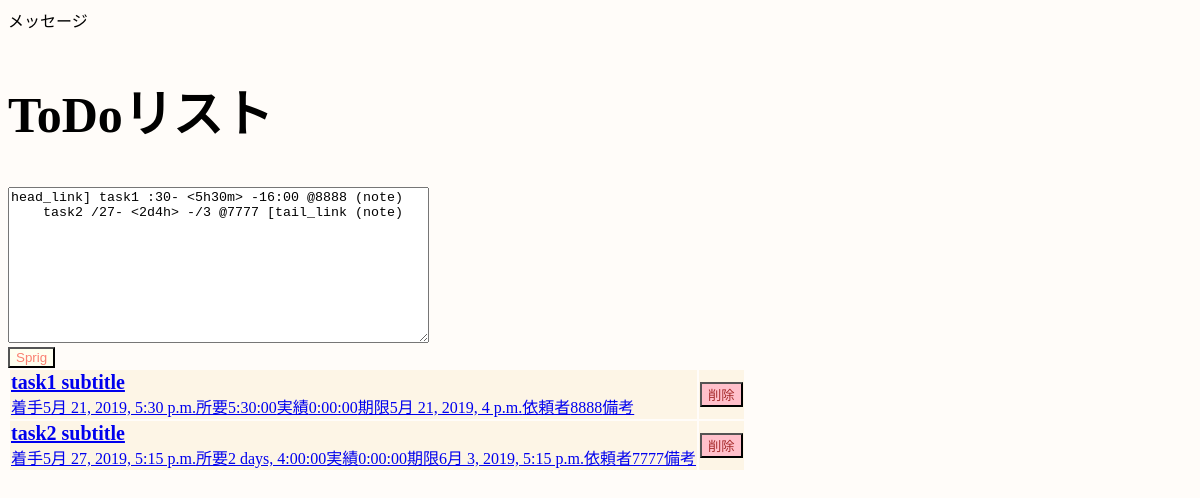
Before: / with the older database file.
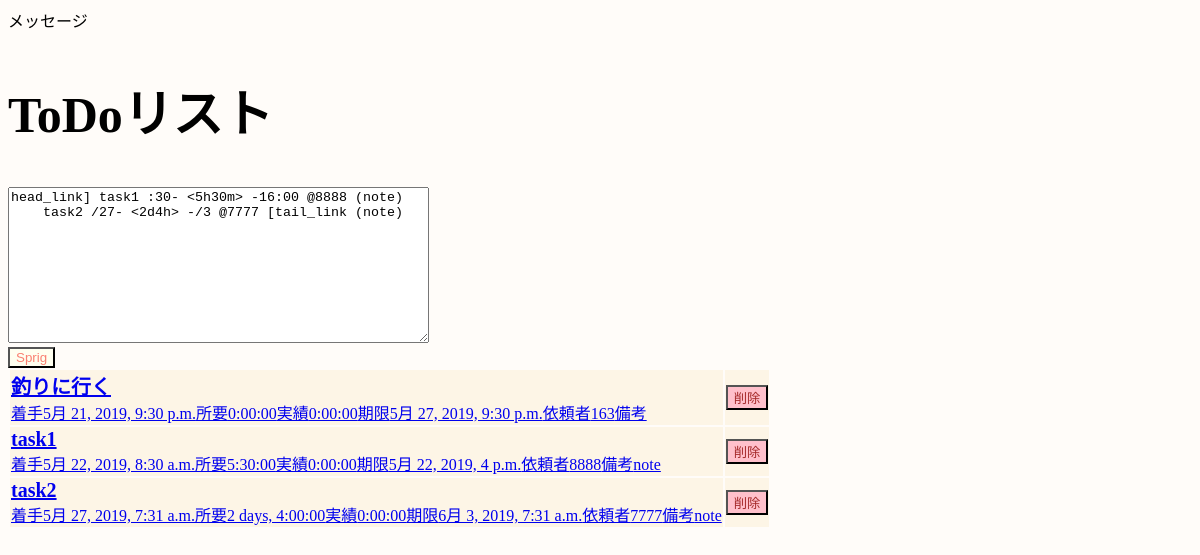
After: the same page with the newer database file.
### todo/models.py (models this page shows, shortened)
class Task(models.Model):
    class Meta:
        db_table = 'tasks'
    created_at = models.DateTimeField(auto_now_add=True)
    updated_at = models.DateTimeField(auto_now=True)
    title = models.CharField(verbose_name='タスク名', max_length=255)
    start = models.DateTimeField(verbose_name='着手日時', null=True, default=datetime.datetime.now())
    expected_time = models.DurationField(verbose_name='予想時間', default=datetime.timedelta(hours=1))  # todo デフォルト値
    actual_time = models.DurationField(verbose_name='実績時間', default=datetime.timedelta())  # todo デフォルト値
    deadline = models.DateTimeField(verbose_name='納期', default=datetime.datetime.now() + datetime.timedelta(hours=1))  # todo デフォルト値
    client = models.IntegerField(verbose_name='依頼者', default=0)  # todo デフォルトは自分
    is_done = models.BooleanField(verbose_name='完了', default=False)
    note = models.TextField(verbose_name='備考', null=True)
    initial_step = models.ForeignKey(Step,
                                     related_name='out_tasks',
                                     verbose_name='始点',
                                     default=None,  # todo 唯一の最始点を設定する？
                                     on_delete=models.PROTECT)
    terminal_step = models.ForeignKey(Step,
                                      related_name='in_tasks',
                                      verbose_name='終点',
                                      default=None,   # todo デフォルトは最終点
                                      on_delete=models.PROTECT)

### todo/views.py (the view)
class ShowTask(View):
    def get(self, req, *args, **kwargs):
        tasks = Task.objects.all()
        context = {'tasks': tasks}
        return render(req, 'todo/index.html', context)

### todo/templates/todo/index.html (shortened to what this page needs)
{% load static %}
<!DOCTYPE html>
<html>
    <head>
            <link rel="stylesheet" href="https://unpkg.com/karma-css@latest/dist/karma.min.css">
            <link rel="stylesheet"
            href="{% static 'css/todo.css' %}" >
    </head>
    <body>
        <div>メッセージ</div>
        <div class="container">
            <h2 id="title1">ToDoリスト</h2>
            <form action="{% url 'add' %}" method="post" name="form1">
                <div class="text">
                    <textarea name="sprig" cols="50" rows="10">
head_link] task1 :30- <5h30m> -16:00 @8888 (note)
    task2 /27- <2d4h> -/3 @7777 [tail_link (note)</textarea>
                </div>
                <div class="form-group">
                    <button type="submit" class="button">
                        Sprig
                    </button>
                </div>
            </form>
            <table class="todo list table">
                <tbody>
                    {% for task in tasks %}
                    {% if task.title != 'dummy' %}
                        <tr>
                            <td>
                                <a href="#" class="todo" onfocus="on_focus(this)" onblur="on_blur(this)">
                                    <div class="message">{{ task.title }}</div>
                                    <div class="flex">
                                        <div>着手{{ task.start }}</div>
                                        <div>所要{{ task.expected_time }}</div>
                                        <div>実績{{ task.actual_time }}</div>
                                        <div>期限{{ task.deadline }}</div>
                                        <div>依頼者{{ task.client }}</div>
                                        <div>備考{{ task.note }}</div>
                                    </div>
                                </a>
                            </td>
                            <td>
                                <form action="{% url 'delete' task.id %}" method="post" class="del_todo">
                                    <button class="button del">削除</button>
                                </form>
                            </td>
                        </tr>
                    {% endif %}
                    {% endfor %}
                </tbody>
            </table>
        </div>
    </body>
</html>

### todo/static/css/todo.css (style rules this page uses)
h2 { font-size: 50px; color: #000000; font-weight: 800; font-family: Impact; }
body { background: #fffcf9; }
td { border-top-width: 3px; border-top-color: #ffe0c1; background: #fdf5e6; }
.message { font-size: 20px; font-weight: 600; }
.button { color: #fa8072; background: #fffff0; }
.del { color: #a52a2a; background: #ffc0cb; }
.flex { display: -webkit-flex; display: -moz-flex; display: -ms-flex; display: -o-flex; display: flex; }

Changed rows visible on the page:
removed Task: title "task1 subtitle", start "5月 21, 2019, 5:30 p.m.", expected_time "5:30:00", actual_time "0:00:00", deadline "5月 21, 2019, 4 p.m.", client "8888"
removed Task: title "task2 subtitle", start "5月 27, 2019, 5:15 p.m.", expected_time "2 days, 4:00:00", actual_time "0:00:00", deadline "6月 3, 2019, 5:15 p.m.", client "7777"
added Task: title "釣りに行く", start "5月 21, 2019, 9:30 p.m.", expected_time "0:00:00", actual_time "0:00:00", deadline "5月 27, 2019, 9:30 p.m.", client "163"
added Task: title "task1", start "5月 22, 2019, 8:30 a.m.", expected_time "5:30:00", actual_time "0:00:00", deadline "5月 22, 2019, 4 p.m.", client "8888", note "note"
added Task: title "task2", start "5月 27, 2019, 7:31 a.m.", expected_time "2 days, 4:00:00", actual_time "0:00:00", deadline "6月 3, 2019, 7:31 a.m.", client "7777", note "note"
